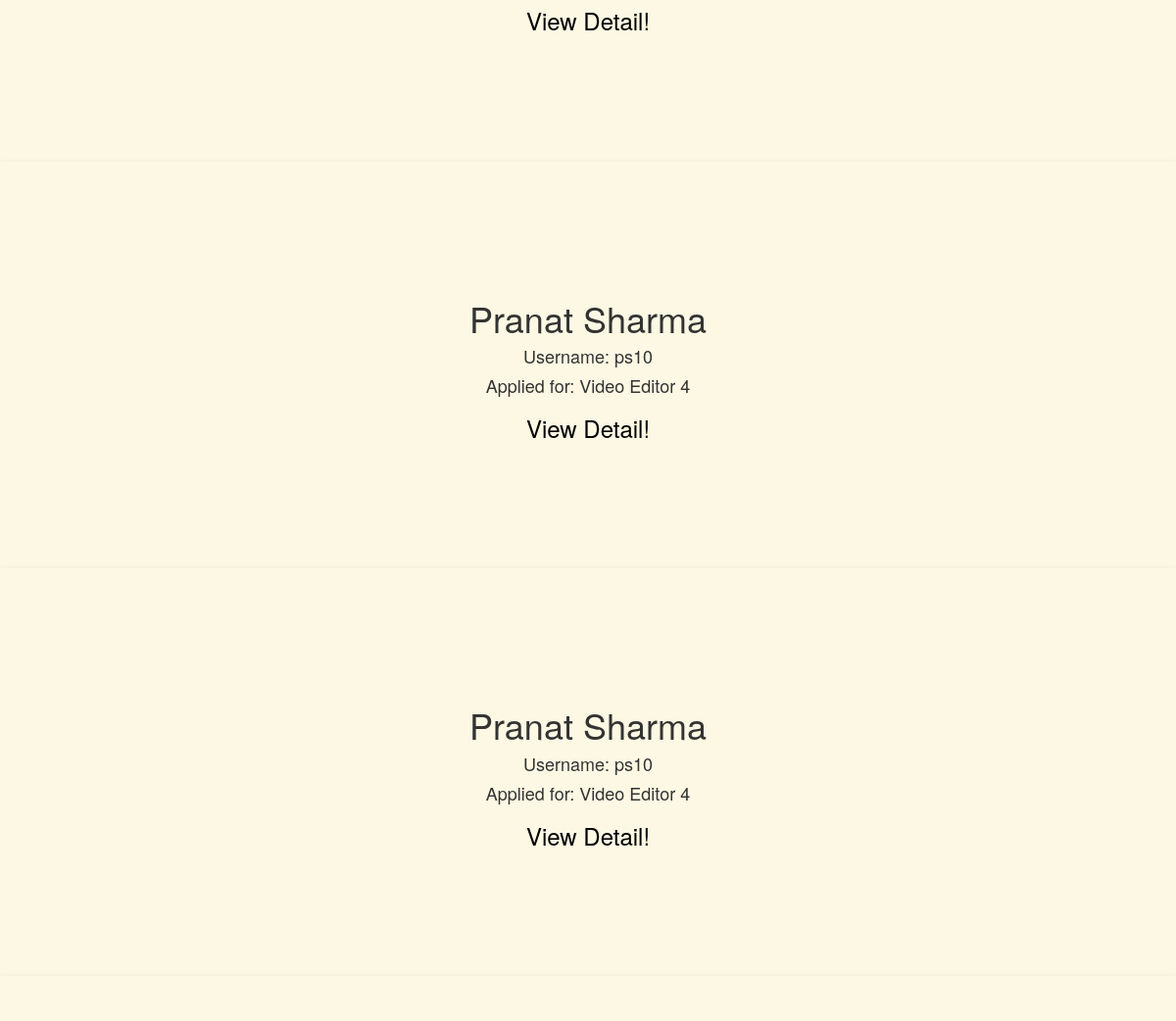
Before: /interns_applied/ (signed in, middle part) with the older database file.
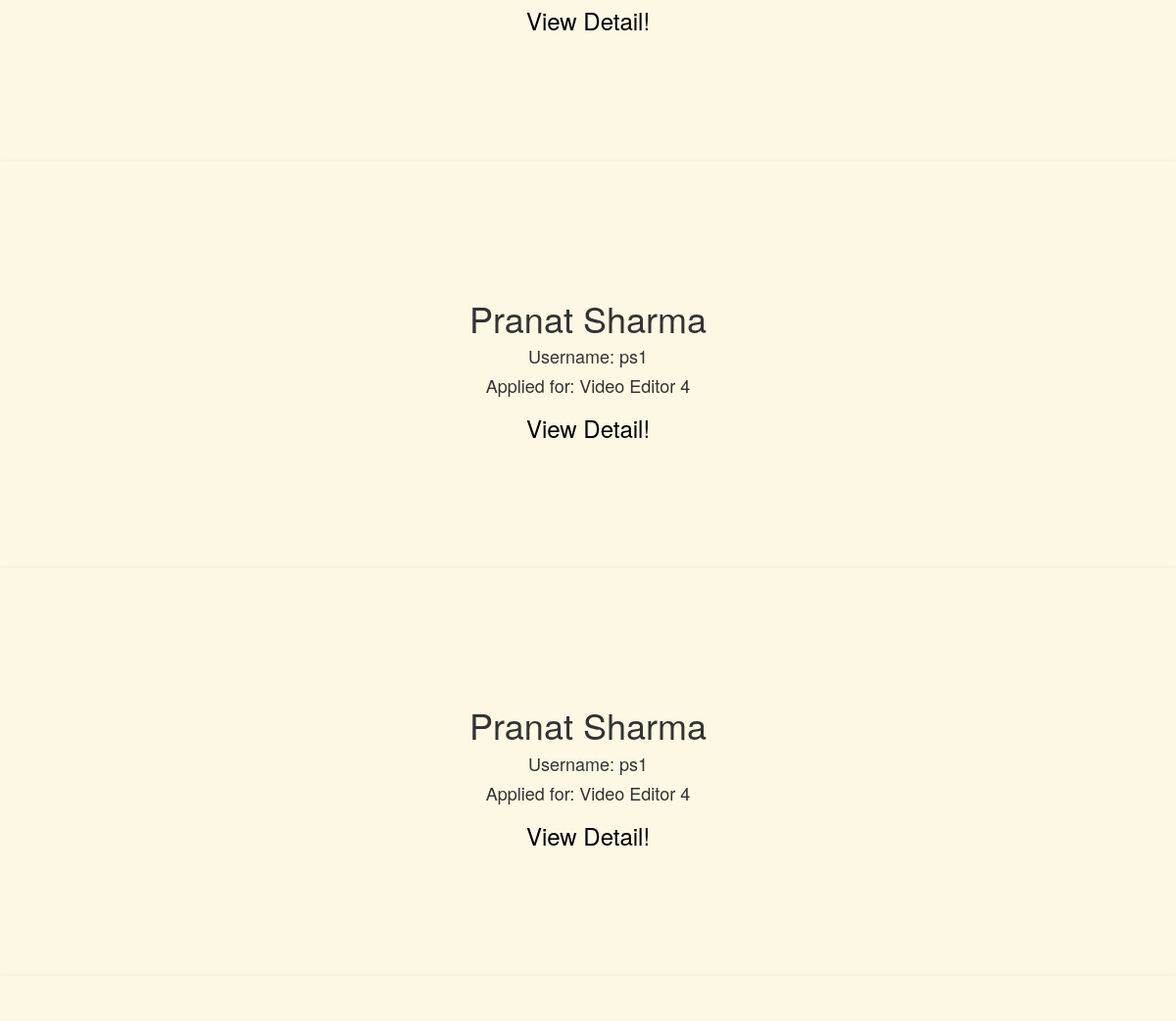
After: the same page with the newer database file.
### main/models.py (models this page shows, shortened)
class Intern(models.Model):
    intern_name=models.CharField(max_length=200,default="")                     # Name of Intern
    username=models.ForeignKey(User,default=2,on_delete=models.SET_DEFAULT,null=True)
    job_title=models.ForeignKey(Job,default=1,related_name="Title",on_delete=models.SET_DEFAULT,null=True)
    job_id=models.CharField(max_length=100,default="")
    company_name=models.CharField(max_length=100,default="")
    is_accept=models.BooleanField(default=False)
    is_reject=models.BooleanField(default=False)
    document = models.FileField(upload_to='documents/',default="")
    hire =models.CharField(max_length=200,default="")
    available =models.CharField(max_length=200,default="")
    phone_no=models.CharField(max_length=10,default="")

class User(AbstractUser):
    is_employer=models.BooleanField(default=False)                      #a boolean field to check whether the registered user is employer?
    is_student=models.BooleanField(default=False)                       #a boolean field to check whether the registered user is student?
    image=models.ImageField(upload_to='pics',default="")
    college_name=models.CharField(max_length=200,default="")
    basic_skills=models.TextField(default="")
    city=models.CharField(max_length=200,default="")
    year_of_study=models.CharField(max_length=200,default="")

class Job(models.Model):
    job_title= models.CharField(max_length=200)                     #field: Title of Job. Ex: Front End Developer etc.
    category=models.CharField(max_length=200,default="")            #Category of Job. Ex: Web Development,Android Development
    location=models.CharField(max_length=200,default="")            #location of Job. Ex: Delhi,Mumbai,Bangalore,etc.
    job_duration=models.CharField(max_length=200)                                        #field1: Job Title
    job_content= models.TextField()                                                      #field2: Job Content
    job_published= models.DateTimeField("date published",default= datetime.now())        #Date and time of Job Published
    job_stipend=models.CharField(max_length=200)                                         #Stipend of Job
    user=models.ForeignKey(User,default=2,on_delete=models.SET_DEFAULT,null=True)    #Username of Company who has posted the job
    def __str__(self):              #__str__(self): is used to define how you want to provide string output of your class.
        return self.job_title       #display the job title as heading for the objects of Job model

### main/views.py (the view)
# urls.py: path("interns_applied/",interns_applied.as_view(),name="interns_applied"),
class interns_applied(View):
    def get(self,request):
        i=Intern.objects.filter(company_name=request.user)
        return render(request=request,
                      template_name="main/jobs_posted.html",
                      context={"intern":i},
                    )

### main/templates/main/jobs_posted.html (shortened to what this page needs)
{% extends 'main/header.html' %}
{% block content %}
    {% for i in intern %}
        <div class="card text-white bg-warning" >
            <div class="card-body">
                <h1>{{i.intern_name}}</h1>
                <h4>Username: {{i.username}}</h4>
                <h4>Applied for: {{i.job_title}}</h4>
                <h3><a href="/intern_detail/{{i.id}}" style="color: black">View Detail!</a></h3>
            </div>
            </div>
        {% endfor %}
{% endblock %}

Changed rows visible on the page:
changed Intern (number 2 of 3 on the later page): username "ps10" → "ps1"
changed Intern (number 3 of 3 on the later page): username "ps10" → "ps1"
